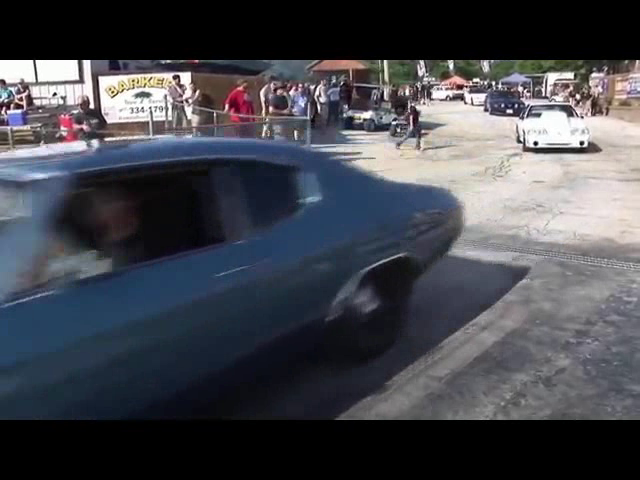
#> input picture frame 4 of Meanshift/slow.avi, 640 x 480 px, given in place of slow.mov, which was not available
$ python backgroundSubtractorMog02.py
#> lines starting #> are read from the running program, lines starting #| are printed output that depends on the picture; after the words box and inside, x2 and y2 are one past the last pixel; in counts of white or black regions, pixels touching at a corner belong together
import numpy as np
import cv2

cap = cv2.VideoCapture('slow.mov')

fgbg = cv2.createBackgroundSubtractorMOG2()

while(1):
    ret,frame = cap.read()
#> frame is the input picture: shape (480, 640, 3); mean B, G, R 77.2, 70.4, 68.7
    fgmask = fgbg.apply(frame)
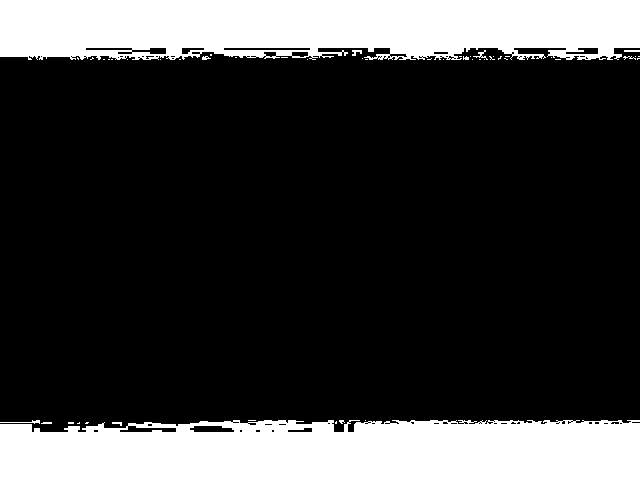
#> fgmask: shape (480, 640); values 127 (black) and 255 (white), 23% white; 49 white regions (39 under 20 px), largest, box (x1, y1, x2, y2) and area: (0, 420, 640, 480) 35779, (0, 0, 640, 60) 34613, (0, 420, 40, 424) 55

    cv2.imshow('frame',fgmask)
    k = cv2.waitKey(30)&0xff
#> (key Esc is pressed here)
    if k == 27:
        break
cap.release()
cv2.destroyAllWindows()

$ run again, starting later in the video
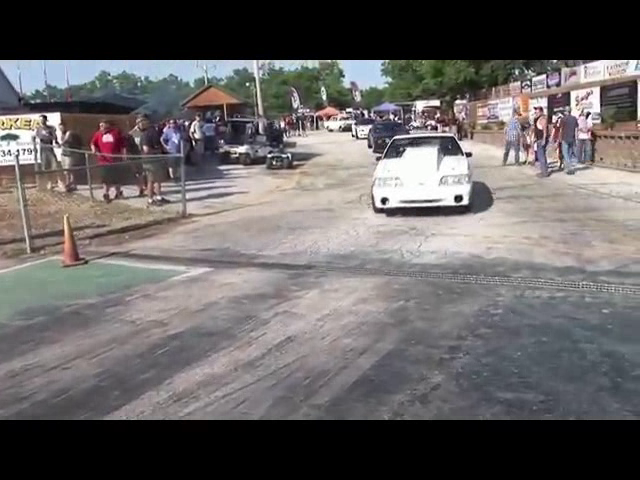
#> input picture frame 19 of Meanshift/slow.avi, 640 x 480 px, given in place of slow.mov, which was not available
#> frame is the input picture: shape (480, 640, 3); mean B, G, R 99.6, 99.8, 103.3
#> `fgmask = fgbg.apply(frame)`:
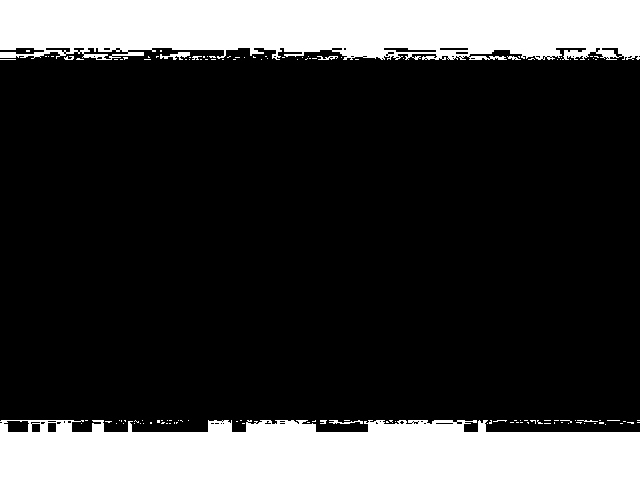
#> fgmask: shape (480, 640); values 127 (black) and 255 (white), 22.3% white; 129 white regions (119 under 20 px), largest, box (x1, y1, x2, y2) and area: (0, 0, 640, 60) 34322, (0, 420, 640, 480) 33472, (160, 52, 190, 60) 123

$ run again, starting later in the video
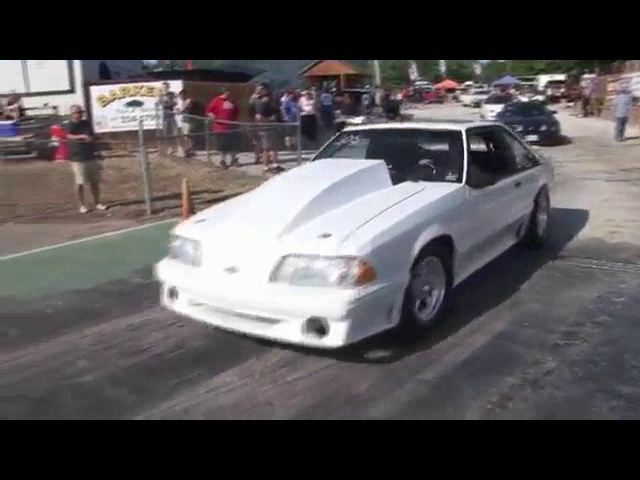
#> input picture frame 34 of Meanshift/slow.avi, 640 x 480 px, given in place of slow.mov, which was not available
#> frame is the input picture: shape (480, 640, 3); mean B, G, R 86.6, 84.9, 88.2
#> `fgmask = fgbg.apply(frame)`:
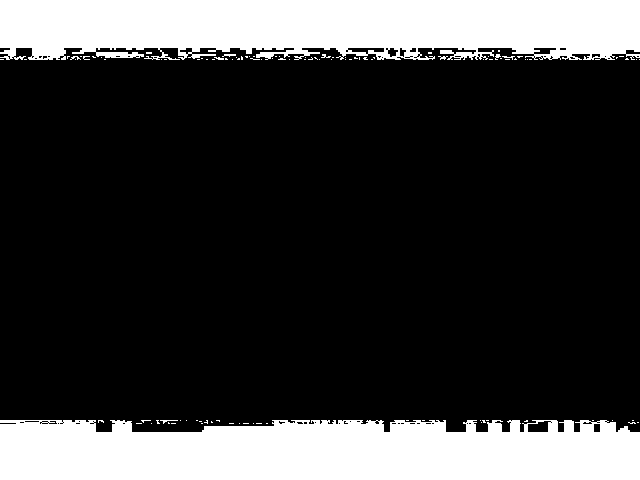
#> fgmask: shape (480, 640); values 127 (black) and 255 (white), 22.8% white; 106 white regions (97 under 20 px), largest, box (x1, y1, x2, y2) and area: (0, 420, 640, 480) 35283, (0, 0, 640, 60) 34118, (222, 54, 236, 57) 27
